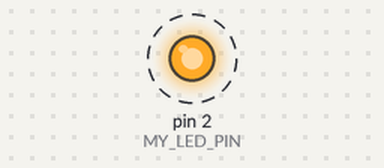
A sketch run on a simulated Arduino Uno, built with avr-gcc and run on an emulated ATmega328P. Parts: output pins drawn as LEDs (lit = HIGH). Dashed ring = blinking.

Above: at 0.5 s.
Timing chart, 0 to 4.6 s (numbered marks = the images above):
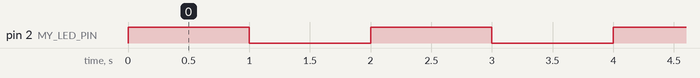

The sketch:

Blinking.ino
```cpp
#define MY_LED_PIN          2
#define BLINK_PERIOD        1000U  // Blinking period in milliseconds

void setup() {
  // initialize digital pin MY_LED_PIN as an output.
  pinMode(MY_LED_PIN, OUTPUT);
}

void loop() {
  digitalWrite(MY_LED_PIN, HIGH);    // Turn the LED on (HIGH is the voltage level)
  delay(BLINK_PERIOD);               // Wait for a second
  digitalWrite(MY_LED_PIN, LOW);     // Turn the LED off by making the voltage LOW
  delay(BLINK_PERIOD);               // Wait for a second
}
```

Measured:
- by itself, pin 2 (MY_LED_PIN): alternates HIGH for 1.0 s and LOW for 1.0 s
